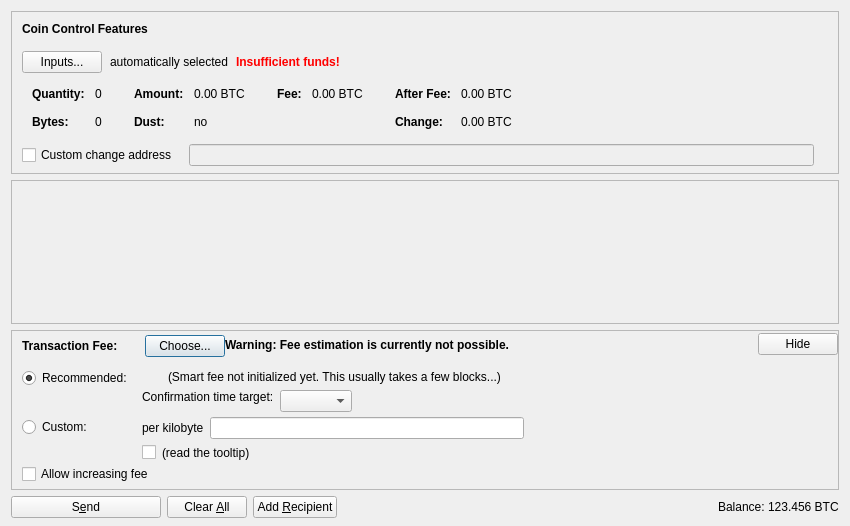
<?xml version="1.0" encoding="UTF-8"?>
<ui version="4.0">
 <class>SendCoinsDialog</class>
 <widget class="QDialog" name="SendCoinsDialog">
  <property name="geometry">
   <rect>
    <x>0</x>
    <y>0</y>
    <width>850</width>
    <height>526</height>
   </rect>
  </property>
  <property name="windowTitle">
   <string>Send Coins</string>
  </property>
  <layout class="QVBoxLayout" name="verticalLayout" stretch="0,1,0,0">
   <property name="bottomMargin">
    <number>8</number>
   </property>
   <item>
    <widget class="QFrame" name="frameCoinControl">
     <property name="sizePolicy">
      <sizepolicy hsizetype="Expanding" vsizetype="Expanding">
       <horstretch>0</horstretch>
       <verstretch>0</verstretch>
      </sizepolicy>
     </property>
     <property name="maximumSize">
      <size>
       <width>16777215</width>
       <height>16777215</height>
      </size>
     </property>
     <property name="frameShape">
      <enum>QFrame::StyledPanel</enum>
     </property>
     <property name="frameShadow">
      <enum>QFrame::Sunken</enum>
     </property>
     <layout class="QVBoxLayout" name="verticalLayoutCoinControl2">
      <property name="spacing">
       <number>0</number>
      </property>
      <property name="leftMargin">
       <number>0</number>
      </property>
      <property name="topMargin">
       <number>0</number>
      </property>
      <property name="rightMargin">
       <number>0</number>
      </property>
      <property name="bottomMargin">
       <number>6</number>
      </property>
      <item>
       <layout class="QVBoxLayout" name="verticalLayoutCoinControl" stretch="0,0,0,0,1">
        <property name="spacing">
         <number>0</number>
        </property>
        <property name="leftMargin">
         <number>10</number>
        </property>
        <property name="topMargin">
         <number>10</number>
        </property>
        <item>
         <layout class="QHBoxLayout" name="horizontalLayoutCoinControl1">
          <property name="bottomMargin">
           <number>15</number>
          </property>
          <item>
           <widget class="QLabel" name="labelCoinControlFeatures">
            <property name="sizePolicy">
             <sizepolicy hsizetype="Preferred" vsizetype="Maximum">
              <horstretch>0</horstretch>
              <verstretch>0</verstretch>
             </sizepolicy>
            </property>
            <property name="font">
             <font>
              <weight>75</weight>
              <bold>true</bold>
             </font>
            </property>
            <property name="styleSheet">
             <string notr="true">font-weight:bold;</string>
            </property>
            <property name="text">
             <string>Coin Control Features</string>
            </property>
           </widget>
          </item>
         </layout>
        </item>
        <item>
         <layout class="QHBoxLayout" name="horizontalLayoutCoinControl2" stretch="0,0,0,0">
          <property name="spacing">
           <number>8</number>
          </property>
          <property name="bottomMargin">
           <number>10</number>
          </property>
          <item>
           <widget class="QPushButton" name="pushButtonCoinControl">
            <property name="styleSheet">
             <string notr="true"/>
            </property>
            <property name="text">
             <string>Inputs...</string>
            </property>
            <property name="autoDefault">
             <bool>false</bool>
            </property>
           </widget>
          </item>
          <item>
           <widget class="QLabel" name="labelCoinControlAutomaticallySelected">
            <property name="text">
             <string>automatically selected</string>
            </property>
            <property name="margin">
             <number>5</number>
            </property>
           </widget>
          </item>
          <item>
           <widget class="QLabel" name="labelCoinControlInsuffFunds">
            <property name="font">
             <font>
              <weight>75</weight>
              <bold>true</bold>
             </font>
            </property>
            <property name="styleSheet">
             <string notr="true">color:red;font-weight:bold;</string>
            </property>
            <property name="text">
             <string>Insufficient funds!</string>
            </property>
            <property name="margin">
             <number>5</number>
            </property>
           </widget>
          </item>
          <item>
           <spacer name="horizontalSpacerCoinControl">
            <property name="orientation">
             <enum>Qt::Horizontal</enum>
            </property>
            <property name="sizeHint" stdset="0">
             <size>
              <width>40</width>
              <height>1</height>
             </size>
            </property>
           </spacer>
          </item>
         </layout>
        </item>
        <item>
         <widget class="QWidget" name="widgetCoinControl" native="true">
          <property name="sizePolicy">
           <sizepolicy hsizetype="Preferred" vsizetype="Preferred">
            <horstretch>0</horstretch>
            <verstretch>0</verstretch>
           </sizepolicy>
          </property>
          <property name="minimumSize">
           <size>
            <width>0</width>
            <height>0</height>
           </size>
          </property>
          <property name="styleSheet">
           <string notr="true"/>
          </property>
          <layout class="QHBoxLayout" name="horizontalLayoutCoinControl5">
           <property name="leftMargin">
            <number>0</number>
           </property>
           <property name="topMargin">
            <number>0</number>
           </property>
           <property name="rightMargin">
            <number>0</number>
           </property>
           <property name="bottomMargin">
            <number>0</number>
           </property>
           <item>
            <layout class="QHBoxLayout" name="horizontalLayoutCoinControl3" stretch="0,0,0,1">
             <property name="spacing">
              <number>20</number>
             </property>
             <property name="topMargin">
              <number>0</number>
             </property>
             <property name="bottomMargin">
              <number>10</number>
             </property>
             <item>
              <layout class="QFormLayout" name="formLayoutCoinControl1">
               <property name="horizontalSpacing">
                <number>10</number>
               </property>
               <property name="verticalSpacing">
                <number>14</number>
               </property>
               <property name="leftMargin">
                <number>10</number>
               </property>
               <property name="topMargin">
                <number>4</number>
               </property>
               <property name="rightMargin">
                <number>6</number>
               </property>
               <item row="0" column="0">
                <widget class="QLabel" name="labelCoinControlQuantityText">
                 <property name="font">
                  <font>
                   <weight>75</weight>
                   <bold>true</bold>
                  </font>
                 </property>
                 <property name="text">
                  <string>Quantity:</string>
                 </property>
                 <property name="margin">
                  <number>0</number>
                 </property>
                </widget>
               </item>
               <item row="0" column="1">
                <widget class="QLabel" name="labelCoinControlQuantity">
                 <property name="cursor">
                  <cursorShape>IBeamCursor</cursorShape>
                 </property>
                 <property name="contextMenuPolicy">
                  <enum>Qt::ActionsContextMenu</enum>
                 </property>
                 <property name="text">
                  <string notr="true">0</string>
                 </property>
                 <property name="margin">
                  <number>0</number>
                 </property>
                 <property name="textInteractionFlags">
                  <set>Qt::LinksAccessibleByMouse|Qt::TextSelectableByKeyboard|Qt::TextSelectableByMouse</set>
                 </property>
                </widget>
               </item>
               <item row="1" column="0">
                <widget class="QLabel" name="labelCoinControlBytesText">
                 <property name="font">
                  <font>
                   <weight>75</weight>
                   <bold>true</bold>
                  </font>
                 </property>
                 <property name="text">
                  <string>Bytes:</string>
                 </property>
                </widget>
               </item>
               <item row="1" column="1">
                <widget class="QLabel" name="labelCoinControlBytes">
                 <property name="cursor">
                  <cursorShape>IBeamCursor</cursorShape>
                 </property>
                 <property name="contextMenuPolicy">
                  <enum>Qt::ActionsContextMenu</enum>
                 </property>
                 <property name="text">
                  <string notr="true">0</string>
                 </property>
                 <property name="textInteractionFlags">
                  <set>Qt::LinksAccessibleByMouse|Qt::TextSelectableByKeyboard|Qt::TextSelectableByMouse</set>
                 </property>
                </widget>
               </item>
              </layout>
             </item>
             <item>
              <layout class="QFormLayout" name="formLayoutCoinControl2">
               <property name="horizontalSpacing">
                <number>10</number>
               </property>
               <property name="verticalSpacing">
                <number>14</number>
               </property>
               <property name="leftMargin">
                <number>6</number>
               </property>
               <property name="topMargin">
                <number>4</number>
               </property>
               <property name="rightMargin">
                <number>6</number>
               </property>
               <item row="0" column="0">
                <widget class="QLabel" name="labelCoinControlAmountText">
                 <property name="font">
                  <font>
                   <weight>75</weight>
                   <bold>true</bold>
                  </font>
                 </property>
                 <property name="text">
                  <string>Amount:</string>
                 </property>
                 <property name="margin">
                  <number>0</number>
                 </property>
                </widget>
               </item>
               <item row="0" column="1">
                <widget class="QLabel" name="labelCoinControlAmount">
                 <property name="cursor">
                  <cursorShape>IBeamCursor</cursorShape>
                 </property>
                 <property name="contextMenuPolicy">
                  <enum>Qt::ActionsContextMenu</enum>
                 </property>
                 <property name="text">
                  <string notr="true">0.00 BTC</string>
                 </property>
                 <property name="textInteractionFlags">
                  <set>Qt::LinksAccessibleByMouse|Qt::TextSelectableByKeyboard|Qt::TextSelectableByMouse</set>
                 </property>
                </widget>
               </item>
               <item row="1" column="0">
                <widget class="QLabel" name="labelCoinControlLowOutputText">
                 <property name="font">
                  <font>
                   <weight>75</weight>
                   <bold>true</bold>
                  </font>
                 </property>
                 <property name="text">
                  <string>Dust:</string>
                 </property>
                </widget>
               </item>
               <item row="1" column="1">
                <widget class="QLabel" name="labelCoinControlLowOutput">
                 <property name="cursor">
                  <cursorShape>IBeamCursor</cursorShape>
                 </property>
                 <property name="contextMenuPolicy">
                  <enum>Qt::ActionsContextMenu</enum>
                 </property>
                 <property name="text">
                  <string notr="true">no</string>
                 </property>
                 <property name="textInteractionFlags">
                  <set>Qt::LinksAccessibleByMouse|Qt::TextSelectableByKeyboard|Qt::TextSelectableByMouse</set>
                 </property>
                </widget>
               </item>
              </layout>
             </item>
             <item>
              <layout class="QFormLayout" name="formLayoutCoinControl3">
               <property name="horizontalSpacing">
                <number>10</number>
               </property>
               <property name="verticalSpacing">
                <number>14</number>
               </property>
               <property name="leftMargin">
                <number>6</number>
               </property>
               <property name="topMargin">
                <number>4</number>
               </property>
               <property name="rightMargin">
                <number>6</number>
               </property>
               <item row="0" column="0">
                <widget class="QLabel" name="labelCoinControlFeeText">
                 <property name="font">
                  <font>
                   <weight>75</weight>
                   <bold>true</bold>
                  </font>
                 </property>
                 <property name="text">
                  <string>Fee:</string>
                 </property>
                 <property name="margin">
                  <number>0</number>
                 </property>
                </widget>
               </item>
               <item row="0" column="1">
                <widget class="QLabel" name="labelCoinControlFee">
                 <property name="cursor">
                  <cursorShape>IBeamCursor</cursorShape>
                 </property>
                 <property name="contextMenuPolicy">
                  <enum>Qt::ActionsContextMenu</enum>
                 </property>
                 <property name="text">
                  <string notr="true">0.00 BTC</string>
                 </property>
                 <property name="textInteractionFlags">
                  <set>Qt::LinksAccessibleByMouse|Qt::TextSelectableByKeyboard|Qt::TextSelectableByMouse</set>
                 </property>
                </widget>
               </item>
              </layout>
             </item>
             <item>
              <layout class="QFormLayout" name="formLayoutCoinControl4">
               <property name="horizontalSpacing">
                <number>10</number>
               </property>
               <property name="verticalSpacing">
                <number>14</number>
               </property>
               <property name="leftMargin">
                <number>6</number>
               </property>
               <property name="topMargin">
                <number>4</number>
               </property>
               <property name="rightMargin">
                <number>6</number>
               </property>
               <item row="0" column="0">
                <widget class="QLabel" name="labelCoinControlAfterFeeText">
                 <property name="font">
                  <font>
                   <weight>75</weight>
                   <bold>true</bold>
                  </font>
                 </property>
                 <property name="text">
                  <string>After Fee:</string>
                 </property>
                 <property name="margin">
                  <number>0</number>
                 </property>
                </widget>
               </item>
               <item row="0" column="1">
                <widget class="QLabel" name="labelCoinControlAfterFee">
                 <property name="cursor">
                  <cursorShape>IBeamCursor</cursorShape>
                 </property>
                 <property name="contextMenuPolicy">
                  <enum>Qt::ActionsContextMenu</enum>
                 </property>
                 <property name="text">
                  <string notr="true">0.00 BTC</string>
                 </property>
                 <property name="textInteractionFlags">
                  <set>Qt::LinksAccessibleByMouse|Qt::TextSelectableByKeyboard|Qt::TextSelectableByMouse</set>
                 </property>
                </widget>
               </item>
               <item row="1" column="0">
                <widget class="QLabel" name="labelCoinControlChangeText">
                 <property name="font">
                  <font>
                   <weight>75</weight>
                   <bold>true</bold>
                  </font>
                 </property>
                 <property name="text">
                  <string>Change:</string>
                 </property>
                </widget>
               </item>
               <item row="1" column="1">
                <widget class="QLabel" name="labelCoinControlChange">
                 <property name="cursor">
                  <cursorShape>IBeamCursor</cursorShape>
                 </property>
                 <property name="contextMenuPolicy">
                  <enum>Qt::ActionsContextMenu</enum>
                 </property>
                 <property name="text">
                  <string notr="true">0.00 BTC</string>
                 </property>
                 <property name="textInteractionFlags">
                  <set>Qt::LinksAccessibleByMouse|Qt::TextSelectableByKeyboard|Qt::TextSelectableByMouse</set>
                 </property>
                </widget>
               </item>
              </layout>
             </item>
            </layout>
           </item>
          </layout>
         </widget>
        </item>
        <item>
         <layout class="QHBoxLayout" name="horizontalLayoutCoinControl4" stretch="0,0,0">
          <property name="spacing">
           <number>12</number>
          </property>
          <property name="sizeConstraint">
           <enum>QLayout::SetDefaultConstraint</enum>
          </property>
          <property name="topMargin">
           <number>5</number>
          </property>
          <property name="rightMargin">
           <number>5</number>
          </property>
          <item>
           <widget class="QCheckBox" name="checkBoxCoinControlChange">
            <property name="toolTip">
             <string>If this is activated, but the change address is empty or invalid, change will be sent to a newly generated address.</string>
            </property>
            <property name="text">
             <string>Custom change address</string>
            </property>
           </widget>
          </item>
          <item>
           <widget class="QValidatedLineEdit" name="lineEditCoinControlChange">
            <property name="enabled">
             <bool>false</bool>
            </property>
            <property name="sizePolicy">
             <sizepolicy hsizetype="Expanding" vsizetype="Fixed">
              <horstretch>0</horstretch>
              <verstretch>0</verstretch>
             </sizepolicy>
            </property>
           </widget>
          </item>
          <item>
           <widget class="QLabel" name="labelCoinControlChangeLabel">
            <property name="sizePolicy">
             <sizepolicy hsizetype="Preferred" vsizetype="Expanding">
              <horstretch>0</horstretch>
              <verstretch>0</verstretch>
             </sizepolicy>
            </property>
            <property name="minimumSize">
             <size>
              <width>0</width>
              <height>0</height>
             </size>
            </property>
            <property name="text">
             <string/>
            </property>
            <property name="margin">
             <number>3</number>
            </property>
           </widget>
          </item>
         </layout>
        </item>
        <item>
         <spacer name="verticalSpacerCoinControl">
          <property name="orientation">
           <enum>Qt::Vertical</enum>
          </property>
          <property name="sizeHint" stdset="0">
           <size>
            <width>800</width>
            <height>1</height>
           </size>
          </property>
         </spacer>
        </item>
       </layout>
      </item>
     </layout>
    </widget>
   </item>
   <item>
    <widget class="QScrollArea" name="scrollArea">
     <property name="widgetResizable">
      <bool>true</bool>
     </property>
     <widget class="QWidget" name="scrollAreaWidgetContents">
      <property name="geometry">
       <rect>
        <x>0</x>
        <y>0</y>
        <width>830</width>
        <height>104</height>
       </rect>
      </property>
      <layout class="QVBoxLayout" name="verticalLayout_2" stretch="0,1">
       <property name="leftMargin">
        <number>0</number>
       </property>
       <property name="topMargin">
        <number>0</number>
       </property>
       <property name="rightMargin">
        <number>0</number>
       </property>
       <property name="bottomMargin">
        <number>0</number>
       </property>
       <item>
        <layout class="QVBoxLayout" name="entries">
         <property name="spacing">
          <number>6</number>
         </property>
        </layout>
       </item>
       <item>
        <spacer name="verticalSpacer">
         <property name="orientation">
          <enum>Qt::Vertical</enum>
         </property>
         <property name="sizeHint" stdset="0">
          <size>
           <width>20</width>
           <height>40</height>
          </size>
         </property>
        </spacer>
       </item>
      </layout>
     </widget>
    </widget>
   </item>
   <item>
    <widget class="QFrame" name="frameFee">
     <property name="sizePolicy">
      <sizepolicy hsizetype="Expanding" vsizetype="Expanding">
       <horstretch>0</horstretch>
       <verstretch>0</verstretch>
      </sizepolicy>
     </property>
     <property name="maximumSize">
      <size>
       <width>16777215</width>
       <height>16777215</height>
      </size>
     </property>
     <property name="frameShape">
      <enum>QFrame::StyledPanel</enum>
     </property>
     <property name="frameShadow">
      <enum>QFrame::Sunken</enum>
     </property>
     <layout class="QVBoxLayout" name="verticalLayoutFee1">
      <property name="spacing">
       <number>0</number>
      </property>
      <property name="leftMargin">
       <number>0</number>
      </property>
      <property name="topMargin">
       <number>0</number>
      </property>
      <property name="rightMargin">
       <number>0</number>
      </property>
      <property name="bottomMargin">
       <number>0</number>
      </property>
      <item>
       <layout class="QVBoxLayout" name="verticalLayoutFee2" stretch="0,0,0">
        <property name="spacing">
         <number>0</number>
        </property>
        <property name="leftMargin">
         <number>10</number>
        </property>
        <property name="topMargin">
         <number>0</number>
        </property>
        <item>
         <layout class="QHBoxLayout" name="horizontalLayoutFee1">
          <property name="bottomMargin">
           <number>0</number>
          </property>
          <item>
           <layout class="QVBoxLayout" name="verticalLayoutFee7">
            <property name="spacing">
             <number>0</number>
            </property>
            <item>
             <spacer name="verticalSpacerSmartFee">
              <property name="orientation">
               <enum>Qt::Vertical</enum>
              </property>
              <property name="sizeType">
               <enum>QSizePolicy::Fixed</enum>
              </property>
              <property name="sizeHint" stdset="0">
               <size>
                <width>1</width>
                <height>4</height>
               </size>
              </property>
             </spacer>
            </item>
            <item>
             <layout class="QHBoxLayout" name="horizontalLayoutSmartFee">
              <property name="spacing">
               <number>10</number>
              </property>
              <item>
               <widget class="QLabel" name="labelFeeHeadline">
                <property name="sizePolicy">
                 <sizepolicy hsizetype="Preferred" vsizetype="Maximum">
                  <horstretch>0</horstretch>
                  <verstretch>0</verstretch>
                 </sizepolicy>
                </property>
                <property name="font">
                 <font>
                  <weight>75</weight>
                  <bold>true</bold>
                 </font>
                </property>
                <property name="styleSheet">
                 <string notr="true">font-weight:bold;</string>
                </property>
                <property name="text">
                 <string>Transaction Fee:</string>
                </property>
               </widget>
              </item>
              <item>
               <widget class="QLabel" name="labelFeeMinimized">
                <property name="text">
                 <string/>
                </property>
               </widget>
              </item>
              <item>
               <widget class="QPushButton" name="buttonChooseFee">
                <property name="text">
                 <string>Choose...</string>
                </property>
               </widget>
              </item>
             </layout>
            </item>
            <item>
             <spacer name="verticalSpacer_5">
              <property name="orientation">
               <enum>Qt::Vertical</enum>
              </property>
              <property name="sizeHint" stdset="0">
               <size>
                <width>1</width>
                <height>1</height>
               </size>
              </property>
             </spacer>
            </item>
           </layout>
          </item>
          <item>
           <widget class="QLabel" name="fallbackFeeWarningLabel">
            <property name="toolTip">
             <string>Using the fallbackfee can result in sending a transaction that will take several hours or days (or never) to confirm. Consider choosing your fee manually or wait until you have validated the complete chain.</string>
            </property>
            <property name="font">
            <font>
                <weight>75</weight>
                <bold>true</bold>
            </font>
            </property>
            <property name="text">
             <string>Warning: Fee estimation is currently not possible.</string>
            </property>
            <property name="wordWrap">
             <bool>false</bool>
            </property>
           </widget>
          </item>
          <item>
           <spacer name="horizontalSpacer_4">
            <property name="orientation">
             <enum>Qt::Horizontal</enum>
            </property>
            <property name="sizeType">
             <enum>QSizePolicy::MinimumExpanding</enum>
            </property>
            <property name="sizeHint" stdset="0">
             <size>
              <width>40</width>
              <height>20</height>
             </size>
            </property>
           </spacer>
          </item>
          <item>
           <widget class="QPushButton" name="buttonMinimizeFee">
            <property name="toolTip">
             <string>collapse fee-settings</string>
            </property>
            <property name="text">
             <string>Hide</string>
            </property>
           </widget>
          </item>
         </layout>
        </item>
        <item>
         <widget class="QFrame" name="frameFeeSelection">
          <layout class="QVBoxLayout" name="verticalLayoutFee12">
           <property name="spacing">
            <number>0</number>
           </property>
           <property name="leftMargin">
            <number>0</number>
           </property>
           <property name="topMargin">
            <number>0</number>
           </property>
           <property name="rightMargin">
            <number>0</number>
           </property>
           <property name="bottomMargin">
            <number>0</number>
           </property>
           <item>
            <layout class="QGridLayout" name="gridLayoutFee">
             <property name="topMargin">
              <number>10</number>
             </property>
             <property name="bottomMargin">
              <number>4</number>
             </property>
             <property name="horizontalSpacing">
              <number>10</number>
             </property>
             <property name="verticalSpacing">
              <number>4</number>
             </property>
             <item row="1" column="1">
              <layout class="QVBoxLayout" name="verticalLayoutFee8">
               <property name="spacing">
                <number>6</number>
               </property>
               <item>
                <layout class="QHBoxLayout" name="horizontalLayoutFee13">
                 <item>
                  <widget class="QLabel" name="labelCustomPerKilobyte">
                   <property name="toolTip">
                    <string>If the custom fee is set to 1000 satoshis and the transaction is only 250 bytes, then &quot;per kilobyte&quot; only pays 250 satoshis in fee, while &quot;total at least&quot; pays 1000 satoshis. For transactions bigger than a kilobyte both pay by kilobyte.</string>
                   </property>
                   <property name="text">
                    <string>per kilobyte</string>
                   </property>
                  </widget>
                 </item>
                 <item>
                  <widget class="VritzcoinAmountField" name="customFee"/>
                 </item>
                 <item>
                  <spacer name="horizontalSpacer_6">
                   <property name="orientation">
                    <enum>Qt::Horizontal</enum>
                   </property>
                   <property name="sizeHint" stdset="0">
                    <size>
                     <width>1</width>
                     <height>1</height>
                    </size>
                   </property>
                  </spacer>
                 </item>
                </layout>
               </item>
               <item>
                <layout class="QHBoxLayout" name="horizontalLayoutFee8">
                 <item>
                  <widget class="QCheckBox" name="checkBoxMinimumFee">
                   <property name="toolTip">
                    <string>Paying only the minimum fee is just fine as long as there is less transaction volume than space in the blocks. But be aware that this can end up in a never confirming transaction once there is more demand for vritzcoin transactions than the network can process.</string>
                   </property>
                   <property name="text">
                    <string/>
                   </property>
                  </widget>
                 </item>
                 <item>
                  <widget class="QLabel" name="labelMinFeeWarning">
                   <property name="enabled">
                    <bool>true</bool>
                   </property>
                   <property name="toolTip">
                    <string>Paying only the minimum fee is just fine as long as there is less transaction volume than space in the blocks. But be aware that this can end up in a never confirming transaction once there is more demand for vritzcoin transactions than the network can process.</string>
                   </property>
                   <property name="text">
                    <string>(read the tooltip)</string>
                   </property>
                   <property name="margin">
                    <number>5</number>
                   </property>
                  </widget>
                 </item>
                 <item>
                  <spacer name="horizontalSpacer_2">
                   <property name="orientation">
                    <enum>Qt::Horizontal</enum>
                   </property>
                   <property name="sizeHint" stdset="0">
                    <size>
                     <width>1</width>
                     <height>1</height>
                    </size>
                   </property>
                  </spacer>
                 </item>
                </layout>
               </item>
              </layout>
             </item>
             <item row="0" column="0">
              <layout class="QVBoxLayout" name="verticalLayoutFee4" stretch="0,1">
               <item>
                <widget class="QRadioButton" name="radioSmartFee">
                 <property name="text">
                  <string>Recommended:</string>
                 </property>
                 <property name="checked">
                  <bool>true</bool>
                 </property>
                 <attribute name="buttonGroup">
                  <string notr="true">groupFee</string>
                 </attribute>
                </widget>
               </item>
               <item>
                <spacer name="verticalSpacer_2">
                 <property name="orientation">
                  <enum>Qt::Vertical</enum>
                 </property>
                 <property name="sizeHint" stdset="0">
                  <size>
                   <width>1</width>
                   <height>1</height>
                  </size>
                 </property>
                </spacer>
               </item>
              </layout>
             </item>
             <item row="1" column="0">
              <layout class="QVBoxLayout" name="verticalLayoutFee9" stretch="0,1">
               <item>
                <widget class="QRadioButton" name="radioCustomFee">
                 <property name="text">
                  <string>Custom:</string>
                 </property>
                 <attribute name="buttonGroup">
                  <string notr="true">groupFee</string>
                 </attribute>
                </widget>
               </item>
               <item>
                <spacer name="verticalSpacer_6">
                 <property name="orientation">
                  <enum>Qt::Vertical</enum>
                 </property>
                 <property name="sizeHint" stdset="0">
                  <size>
                   <width>1</width>
                   <height>1</height>
                  </size>
                 </property>
                </spacer>
               </item>
              </layout>
             </item>
             <item row="0" column="1">
              <layout class="QVBoxLayout" name="verticalLayoutFee3" stretch="0,0,1">
               <property name="spacing">
                <number>6</number>
               </property>
               <property name="topMargin">
                <number>2</number>
               </property>
               <item>
                <layout class="QHBoxLayout" name="horizontalLayoutFee12">
                 <item>
                  <widget class="QLabel" name="labelSmartFee">
                   <property name="text">
                    <string/>
                   </property>
                   <property name="margin">
                    <number>2</number>
                   </property>
                  </widget>
                 </item>
                 <item>
                  <widget class="QLabel" name="labelFeeEstimation">
                   <property name="text">
                    <string/>
                   </property>
                  </widget>
                 </item>
                 <item>
                  <widget class="QLabel" name="labelSmartFee2">
                   <property name="text">
                    <string>(Smart fee not initialized yet. This usually takes a few blocks...)</string>
                   </property>
                   <property name="margin">
                    <number>2</number>
                   </property>
                  </widget>
                 </item>
                 <item>
                  <spacer name="horizontalSpacer_5">
                   <property name="orientation">
                    <enum>Qt::Horizontal</enum>
                   </property>
                   <property name="sizeHint" stdset="0">
                    <size>
                     <width>1</width>
                     <height>1</height>
                    </size>
                   </property>
                  </spacer>
                 </item>
                </layout>
               </item>
               <item>
                <layout class="QHBoxLayout" name="horizontalLayoutFee9">
                 <item>
                  <layout class="QVBoxLayout" name="verticalLayoutFee6">
                   <item>
                    <widget class="QLabel" name="labelSmartFee3">
                     <property name="text">
                      <string>Confirmation time target:</string>
                     </property>
                     <property name="margin">
                      <number>2</number>
                     </property>
                    </widget>
                   </item>
                   <item>
                    <spacer name="verticalSpacer_3">
                     <property name="orientation">
                      <enum>Qt::Vertical</enum>
                     </property>
                     <property name="sizeHint" stdset="0">
                      <size>
                       <width>1</width>
                       <height>1</height>
                      </size>
                     </property>
                    </spacer>
                   </item>
                  </layout>
                 </item>
                 <item>
                  <layout class="QVBoxLayout" name="verticalLayoutFee5">
                   <property name="rightMargin">
                    <number>30</number>
                   </property>
                   <item>
                    <layout class="QHBoxLayout" name="horizontalLayoutConfTarget">
                     <property name="bottomMargin">
                      <number>0</number>
                     </property>
                     <item>
                      <widget class="QComboBox" name="confTargetSelector"/>
                     </item>
                     <item>
                      <spacer name="horizontalSpacerConfTarget">
                       <property name="orientation">
                        <enum>Qt::Horizontal</enum>
                       </property>
                       <property name="sizeHint" stdset="0">
                        <size>
                         <width>40</width>
                         <height>20</height>
                        </size>
                       </property>
                      </spacer>
                     </item>
                    </layout>
                   </item>
                  </layout>
                 </item>
                </layout>
               </item>
               <item>
                <spacer name="verticalSpacer_4">
                 <property name="orientation">
                  <enum>Qt::Vertical</enum>
                 </property>
                 <property name="sizeHint" stdset="0">
                  <size>
                   <width>1</width>
                   <height>1</height>
                  </size>
                 </property>
                </spacer>
               </item>
              </layout>
             </item>
            </layout>
           </item>
           <item>
            <widget class="QCheckBox" name="optInRBF">
             <property name="text">
              <string>Allow increasing fee</string>
             </property>
             <property name="toolTip">
              <string>This allows you to increase the fee later if the transaction takes a long time to confirm. This will also cause the recommended fee to be lower. ("Replace-By-Fee", BIP 125)</string>
             </property>
            </widget>
           </item>
          </layout>
         </widget>
        </item>
        <item>
         <spacer name="verticalSpacerFee">
          <property name="orientation">
           <enum>Qt::Vertical</enum>
          </property>
          <property name="sizeHint" stdset="0">
           <size>
            <width>40</width>
            <height>5</height>
           </size>
          </property>
         </spacer>
        </item>
       </layout>
      </item>
     </layout>
    </widget>
   </item>
   <item>
    <layout class="QHBoxLayout" name="horizontalLayout">
     <item>
      <widget class="QPushButton" name="sendButton">
       <property name="minimumSize">
        <size>
         <width>150</width>
         <height>0</height>
        </size>
       </property>
       <property name="toolTip">
        <string>Confirm the send action</string>
       </property>
       <property name="text">
        <string>S&amp;end</string>
       </property>
       <property name="icon">
        <iconset resource="../vritzcoin.qrc">
         <normaloff>:/icons/send</normaloff>:/icons/send</iconset>
       </property>
       <property name="autoDefault">
        <bool>false</bool>
       </property>
       <property name="default">
        <bool>false</bool>
       </property>
      </widget>
     </item>
     <item>
      <widget class="QPushButton" name="clearButton">
       <property name="sizePolicy">
        <sizepolicy hsizetype="Minimum" vsizetype="Fixed">
         <horstretch>0</horstretch>
         <verstretch>0</verstretch>
        </sizepolicy>
       </property>
       <property name="toolTip">
        <string>Clear all fields of the form.</string>
       </property>
       <property name="text">
        <string>Clear &amp;All</string>
       </property>
       <property name="icon">
        <iconset resource="../vritzcoin.qrc">
         <normaloff>:/icons/remove</normaloff>:/icons/remove</iconset>
       </property>
       <property name="autoDefault">
        <bool>false</bool>
       </property>
      </widget>
     </item>
     <item>
      <widget class="QPushButton" name="addButton">
       <property name="toolTip">
        <string>Send to multiple recipients at once</string>
       </property>
       <property name="text">
        <string>Add &amp;Recipient</string>
       </property>
       <property name="icon">
        <iconset resource="../vritzcoin.qrc">
         <normaloff>:/icons/add</normaloff>:/icons/add</iconset>
       </property>
       <property name="autoDefault">
        <bool>false</bool>
       </property>
      </widget>
     </item>
     <item>
      <spacer name="horizontalSpacer">
       <property name="orientation">
        <enum>Qt::Horizontal</enum>
       </property>
       <property name="sizeHint" stdset="0">
        <size>
         <width>40</width>
         <height>20</height>
        </size>
       </property>
      </spacer>
     </item>
     <item>
      <layout class="QHBoxLayout" name="horizontalLayout_2">
       <property name="spacing">
        <number>3</number>
       </property>
       <item>
        <widget class="QLabel" name="label">
         <property name="sizePolicy">
          <sizepolicy hsizetype="Preferred" vsizetype="Fixed">
           <horstretch>0</horstretch>
           <verstretch>0</verstretch>
          </sizepolicy>
         </property>
         <property name="text">
          <string>Balance:</string>
         </property>
        </widget>
       </item>
       <item>
        <widget class="QLabel" name="labelBalance">
         <property name="sizePolicy">
          <sizepolicy hsizetype="Preferred" vsizetype="Fixed">
           <horstretch>0</horstretch>
           <verstretch>0</verstretch>
          </sizepolicy>
         </property>
         <property name="cursor">
          <cursorShape>IBeamCursor</cursorShape>
         </property>
         <property name="text">
          <string notr="true">123.456 BTC</string>
         </property>
         <property name="textInteractionFlags">
          <set>Qt::LinksAccessibleByMouse|Qt::TextSelectableByKeyboard|Qt::TextSelectableByMouse</set>
         </property>
        </widget>
       </item>
      </layout>
     </item>
    </layout>
   </item>
  </layout>
 </widget>
 <customwidgets>
  <customwidget>
   <class>QValidatedLineEdit</class>
   <extends>QLineEdit</extends>
   <header>qt/qvalidatedlineedit.h</header>
  </customwidget>
  <customwidget>
   <class>VritzcoinAmountField</class>
   <extends>QLineEdit</extends>
   <header>qt/vritzcoinamountfield.h</header>
   <container>1</container>
  </customwidget>
 </customwidgets>
 <resources>
  <include location="../vritzcoin.qrc"/>
 </resources>
 <connections/>
 <buttongroups>
  <buttongroup name="groupFee"/>
 </buttongroups>
</ui>
